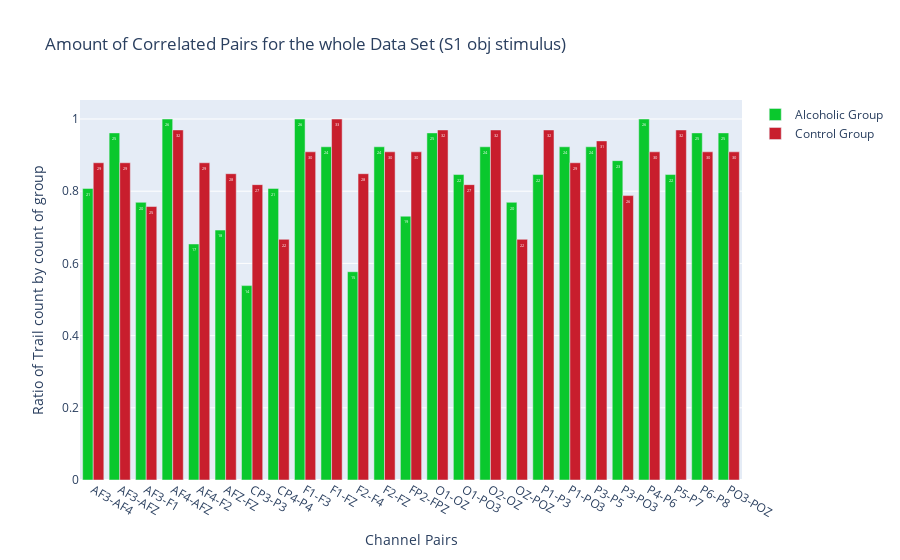
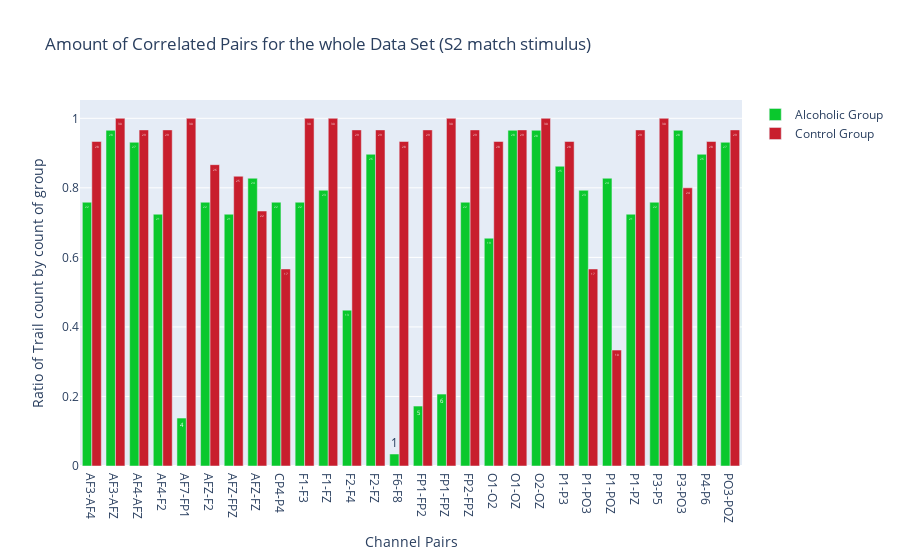
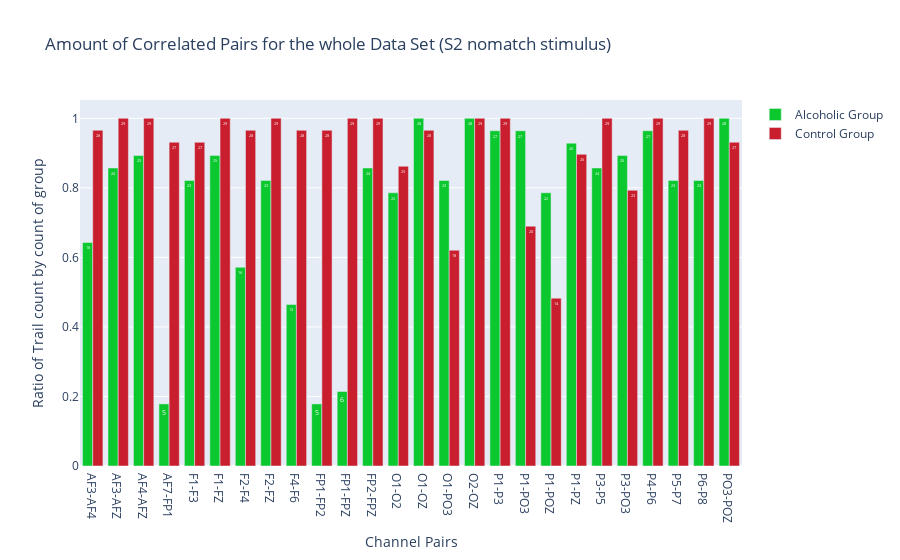

Notebook code cell kept with these figures, in order:
### Markdown cell above
<h1>visualization</h1>

<pre>For this purpose I will <b>randmoly</b> choose one subject of the each group[alcoholic, control], 
     and to be able to visulise them based on the stimulus they saw 1.s1 obj 2. nomatch 3. match.
     
     in the second part of Visulization we check for correlation between differenr brain region of the dataset divied into groups of group[alcoholic, control] and with respect to stimuls they saw  1.s1 obj 2. nomatch 3. match.
        
</pre>

### Code cell
vs.plot(EEG_data)

### Figure 1 — Plotly figure (JSON) as saved in the notebook; plotly's stock layout.template omitted (floating-point values rounded to 4 significant figures)
{"data": [{"marker": {"color": "rgb(10,200,45)"}, "name": "Alcoholic Group", "text": [21, 25, 20, 26, 17, 18, 14, 21, 26, 24, 15, 24, 19, 25, 22, 24, 20, 22, 24, 24, 23, 26, 22, 25, 25], "type": "bar", "x": ["AF3-AF4", "AF3-AFZ", "AF3-F1", "AF4-AFZ", "AF4-F2", "AFZ-FZ", "CP3-P3", "CP4-P4", "F1-F3", "F1-FZ", "F2-F4", "F2-FZ", "FP2-FPZ", "O1-OZ", "O1-PO3", "O2-OZ", "OZ-POZ", "P1-P3", "P1-PO3", "P3-P5", "P3-PO3", "P4-P6", "P5-P7", "P6-P8", "PO3-POZ"], "y": [0.8077, 0.9615, 0.7692, 1, 0.6538, 0.6923, 0.5385, 0.8077, 1, 0.9231, 0.5769, 0.9231, 0.7308, 0.9615, 0.8462, 0.9231, 0.7692, 0.8462, 0.9231, 0.9231, 0.8846, 1, 0.8462, 0.9615, 0.9615]}, {"marker": {"color": "rgb(200,30,45)"}, "name": "Control Group", "text": [29, 29, 25, 32, 29, 28, 27, 22, 30, 33, 28, 30, 30, 32, 27, 32, 22, 32, 29, 31, 26, 30, 32, 30, 30], "type": "bar", "x": ["AF3-AF4", "AF3-AFZ", "AF3-F1", "AF4-AFZ", "AF4-F2", "AFZ-FZ", "CP3-P3", "CP4-P4", "F1-F3", "F1-FZ", "F2-F4", "F2-FZ", "FP2-FPZ", "O1-OZ", "O1-PO3", "O2-OZ", "OZ-POZ", "P1-P3", "P1-PO3", "P3-P5", "P3-PO3", "P4-P6", "P5-P7", "P6-P8", "PO3-POZ"], "y": [0.8788, 0.8788, 0.7576, 0.9697, 0.8788, 0.8485, 0.8182, 0.6667, 0.9091, 1, 0.8485, 0.9091, 0.9091, 0.9697, 0.8182, 0.9697, 0.6667, 0.9697, 0.8788, 0.9394, 0.7879, 0.9091, 0.9697, 0.9091, 0.9091]}], "layout": {"autosize": true, "barmode": "group", "title": {"text": "Amount of Correlated Pairs for the whole Data Set (S1 obj stimulus)"}, "xaxis": {"autorange": true, "range": [-0.5, 24.5], "title": {"text": "Channel Pairs"}, "type": "category"}, "yaxis": {"autorange": true, "range": [0, 1.053], "title": {"text": "Ratio of Trail count by count of group"}, "type": "linear"}}}

### Figure 2 — Plotly figure (JSON) as saved in the notebook; plotly's stock layout.template omitted (floating-point values rounded to 4 significant figures)
{"data": [{"marker": {"color": "rgb(10,200,45)"}, "name": "Alcoholic Group", "text": [22, 28, 27, 21, 4, 22, 21, 24, 22, 22, 23, 13, 26, 1, 5, 6, 22, 19, 28, 28, 25, 23, 24, 21, 22, 28, 26, 27], "type": "bar", "x": ["AF3-AF4", "AF3-AFZ", "AF4-AFZ", "AF4-F2", "AF7-FP1", "AFZ-F2", "AFZ-FPZ", "AFZ-FZ", "CP4-P4", "F1-F3", "F1-FZ", "F2-F4", "F2-FZ", "F6-F8", "FP1-FP2", "FP1-FPZ", "FP2-FPZ", "O1-O2", "O1-OZ", "O2-OZ", "P1-P3", "P1-PO3", "P1-POZ", "P1-PZ", "P3-P5", "P3-PO3", "P4-P6", "PO3-POZ"], "y": [0.7586, 0.9655, 0.931, 0.7241, 0.1379, 0.7586, 0.7241, 0.8276, 0.7586, 0.7586, 0.7931, 0.4483, 0.8966, 0.03448, 0.1724, 0.2069, 0.7586, 0.6552, 0.9655, 0.9655, 0.8621, 0.7931, 0.8276, 0.7241, 0.7586, 0.9655, 0.8966, 0.931]}, {"marker": {"color": "rgb(200,30,45)"}, "name": "Control Group", "text": [28, 30, 29, 29, 30, 26, 25, 22, 17, 30, 30, 29, 29, 28, 29, 30, 29, 28, 29, 30, 28, 17, 10, 29, 30, 24, 28, 29], "type": "bar", "x": ["AF3-AF4", "AF3-AFZ", "AF4-AFZ", "AF4-F2", "AF7-FP1", "AFZ-F2", "AFZ-FPZ", "AFZ-FZ", "CP4-P4", "F1-F3", "F1-FZ", "F2-F4", "F2-FZ", "F6-F8", "FP1-FP2", "FP1-FPZ", "FP2-FPZ", "O1-O2", "O1-OZ", "O2-OZ", "P1-P3", "P1-PO3", "P1-POZ", "P1-PZ", "P3-P5", "P3-PO3", "P4-P6", "PO3-POZ"], "y": [0.9333, 1, 0.9667, 0.9667, 1, 0.8667, 0.8333, 0.7333, 0.5667, 1, 1, 0.9667, 0.9667, 0.9333, 0.9667, 1, 0.9667, 0.9333, 0.9667, 1, 0.9333, 0.5667, 0.3333, 0.9667, 1, 0.8, 0.9333, 0.9667]}], "layout": {"autosize": true, "barmode": "group", "title": {"text": "Amount of Correlated Pairs for the whole Data Set (S2 match stimulus)"}, "xaxis": {"autorange": true, "range": [-0.5, 27.5], "title": {"text": "Channel Pairs"}, "type": "category"}, "yaxis": {"autorange": true, "range": [0, 1.053], "title": {"text": "Ratio of Trail count by count of group"}, "type": "linear"}}}

### Figure 3 — Plotly figure (JSON) as saved in the notebook; plotly's stock layout.template omitted (floating-point values rounded to 4 significant figures)
{"data": [{"marker": {"color": "rgb(10,200,45)"}, "name": "Alcoholic Group", "text": [18, 24, 25, 5, 23, 25, 16, 23, 13, 5, 6, 24, 22, 28, 23, 28, 27, 27, 22, 26, 24, 25, 27, 23, 23, 28], "type": "bar", "x": ["AF3-AF4", "AF3-AFZ", "AF4-AFZ", "AF7-FP1", "F1-F3", "F1-FZ", "F2-F4", "F2-FZ", "F4-F6", "FP1-FP2", "FP1-FPZ", "FP2-FPZ", "O1-O2", "O1-OZ", "O1-PO3", "O2-OZ", "P1-P3", "P1-PO3", "P1-POZ", "P1-PZ", "P3-P5", "P3-PO3", "P4-P6", "P5-P7", "P6-P8", "PO3-POZ"], "y": [0.6429, 0.8571, 0.8929, 0.1786, 0.8214, 0.8929, 0.5714, 0.8214, 0.4643, 0.1786, 0.2143, 0.8571, 0.7857, 1, 0.8214, 1, 0.9643, 0.9643, 0.7857, 0.9286, 0.8571, 0.8929, 0.9643, 0.8214, 0.8214, 1]}, {"marker": {"color": "rgb(200,30,45)"}, "name": "Control Group", "text": [28, 29, 29, 27, 27, 29, 28, 29, 28, 28, 29, 29, 25, 28, 18, 29, 29, 20, 14, 26, 29, 23, 29, 28, 29, 27], "type": "bar", "x": ["AF3-AF4", "AF3-AFZ", "AF4-AFZ", "AF7-FP1", "F1-F3", "F1-FZ", "F2-F4", "F2-FZ", "F4-F6", "FP1-FP2", "FP1-FPZ", "FP2-FPZ", "O1-O2", "O1-OZ", "O1-PO3", "O2-OZ", "P1-P3", "P1-PO3", "P1-POZ", "P1-PZ", "P3-P5", "P3-PO3", "P4-P6", "P5-P7", "P6-P8", "PO3-POZ"], "y": [0.9655, 1, 1, 0.931, 0.931, 1, 0.9655, 1, 0.9655, 0.9655, 1, 1, 0.8621, 0.9655, 0.6207, 1, 1, 0.6897, 0.4828, 0.8966, 1, 0.7931, 1, 0.9655, 1, 0.931]}], "layout": {"autosize": true, "barmode": "group", "title": {"text": "Amount of Correlated Pairs for the whole Data Set (S2 nomatch stimulus)"}, "xaxis": {"autorange": true, "range": [-0.5, 25.5], "title": {"text": "Channel Pairs"}, "type": "category"}, "yaxis": {"autorange": true, "range": [0, 1.053], "title": {"text": "Ratio of Trail count by count of group"}, "type": "linear"}}}
